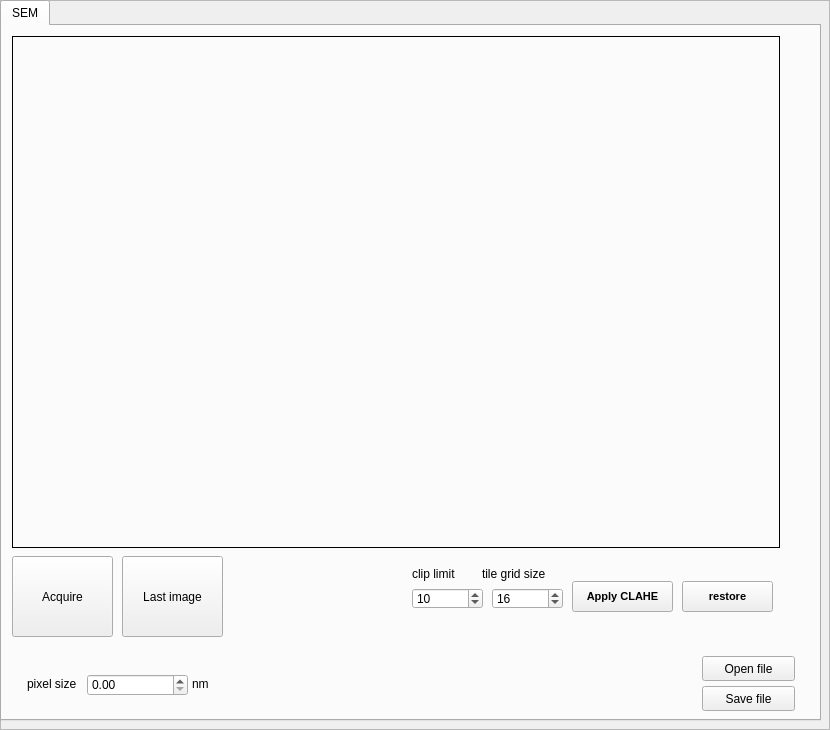
     <widget class="QFrame" name="frame">
      <property name="sizePolicy">
       <sizepolicy hsizetype="Ignored" vsizetype="Ignored">
        <horstretch>0</horstretch>
        <verstretch>0</verstretch>
       </sizepolicy>
      </property>
      <property name="frameShape">
       <enum>QFrame::StyledPanel</enum>
      </property>
      <property name="frameShadow">
       <enum>QFrame::Raised</enum>
      </property>
      <widget class="QLabel" name="label_counter">
       <property name="geometry">
        <rect>
         <x>720</x>
         <y>595</y>
         <width>81</width>
         <height>31</height>
        </rect>
       </property>
       <property name="text">
        <string/>
       </property>
      </widget>
      <widget class="QTabWidget" name="tabWidget_2">
       <property name="geometry">
        <rect>
         <x>0</x>
         <y>0</y>
         <width>821</width>
         <height>721</height>
        </rect>
       </property>
       <property name="currentIndex">
        <number>0</number>
       </property>
       <widget class="QWidget" name="Electron">
        <attribute name="title">
         <string>SEM</string>
        </attribute>
        <widget class="QPushButton" name="pushButton_save_file">
         <property name="geometry">
          <rect>
           <x>700</x>
           <y>660</y>
           <width>93</width>
           <height>25</height>
          </rect>
         </property>
         <property name="text">
          <string>Save file</string>
         </property>
        </widget>
        <widget class="QPushButton" name="pushButton_restore">
         <property name="geometry">
          <rect>
           <x>680</x>
           <y>555</y>
           <width>91</width>
           <height>31</height>
          </rect>
         </property>
         <property name="font">
          <font>
           <pointsize>8</pointsize>
           <weight>75</weight>
           <bold>true</bold>
          </font>
         </property>
         <property name="text">
          <string>restore</string>
         </property>
        </widget>
        <widget class="QLabel" name="label_67">
         <property name="geometry">
          <rect>
           <x>190</x>
           <y>650</y>
           <width>31</width>
           <height>16</height>
          </rect>
         </property>
         <property name="text">
          <string>nm</string>
         </property>
        </widget>
        <widget class="QLabel" name="label_31">
         <property name="geometry">
          <rect>
           <x>25</x>
           <y>650</y>
           <width>71</width>
           <height>16</height>
          </rect>
         </property>
         <property name="text">
          <string>pixel size</string>
         </property>
        </widget>
        <widget class="QPushButton" name="pushButton_apply_clahe">
         <property name="geometry">
          <rect>
           <x>570</x>
           <y>555</y>
           <width>101</width>
           <height>31</height>
          </rect>
         </property>
         <property name="font">
          <font>
           <pointsize>8</pointsize>
           <weight>75</weight>
           <bold>true</bold>
          </font>
         </property>
         <property name="text">
          <string>Apply CLAHE</string>
         </property>
        </widget>
        <widget class="QLabel" name="label_11">
         <property name="geometry">
          <rect>
           <x>410</x>
           <y>540</y>
           <width>55</width>
           <height>16</height>
          </rect>
         </property>
         <property name="text">
          <string>clip limit</string>
         </property>
        </widget>
        <widget class="QDoubleSpinBox" name="doubleSpinBox_pixel_size">
         <property name="geometry">
          <rect>
           <x>85</x>
           <y>648</y>
           <width>101</width>
           <height>22</height>
          </rect>
         </property>
         <property name="minimum">
          <double>0.000000000000000</double>
         </property>
         <property name="maximum">
          <double>1000000000.000000000000000</double>
         </property>
        </widget>
        <widget class="QSpinBox" name="spinBox_tile_grid_size">
         <property name="geometry">
          <rect>
           <x>490</x>
           <y>562</y>
           <width>71</width>
           <height>21</height>
          </rect>
         </property>
         <property name="minimum">
          <number>1</number>
         </property>
         <property name="maximum">
          <number>9999</number>
         </property>
         <property name="value">
          <number>16</number>
         </property>
        </widget>
        <widget class="QLabel" name="label_7">
         <property name="geometry">
          <rect>
           <x>480</x>
           <y>540</y>
           <width>71</width>
           <height>16</height>
          </rect>
         </property>
         <property name="text">
          <string>tile grid size</string>
         </property>
        </widget>
        <widget class="QLabel" name="label_image_frame1">
         <property name="geometry">
          <rect>
           <x>10</x>
           <y>10</y>
           <width>768</width>
           <height>512</height>
          </rect>
         </property>
         <property name="sizePolicy">
          <sizepolicy hsizetype="Ignored" vsizetype="Ignored">
           <horstretch>0</horstretch>
           <verstretch>0</verstretch>
          </sizepolicy>
         </property>
         <property name="minimumSize">
          <size>
           <width>256</width>
           <height>256</height>
          </size>
         </property>
         <property name="frameShape">
          <enum>QFrame::Box</enum>
         </property>
         <property name="text">
          <string/>
         </property>
        </widget>
        <widget class="QPushButton" name="pushButton_open_file">
         <property name="geometry">
          <rect>
           <x>700</x>
           <y>630</y>
           <width>93</width>
           <height>25</height>
          </rect>
         </property>
         <property name="text">
          <string>Open file</string>
         </property>
        </widget>
        <widget class="QSpinBox" name="spinBox_clip_limit">
         <property name="geometry">
          <rect>
           <x>410</x>
           <y>562</y>
           <width>71</width>
           <height>21</height>
          </rect>
         </property>
         <property name="minimum">
          <number>1</number>
         </property>
         <property name="maximum">
          <number>9999</number>
         </property>
         <property name="value">
          <number>10</number>
         </property>
        </widget>
        <widget class="QPushButton" name="pushButton_acquire">
         <property name="geometry">
          <rect>
           <x>10</x>
           <y>530</y>
           <width>101</width>
           <height>81</height>
          </rect>
         </property>
         <property name="text">
          <string>Acquire</string>
         </property>
        </widget>
        <widget class="QPushButton" name="pushButton_last_image">
         <property name="geometry">
          <rect>
           <x>120</x>
           <y>530</y>
           <width>101</width>
           <height>81</height>
          </rect>
         </property>
         <property name="text">
          <string>Last image</string>
         </property>
        </widget>
       </widget>
      </widget>
     </widget>
